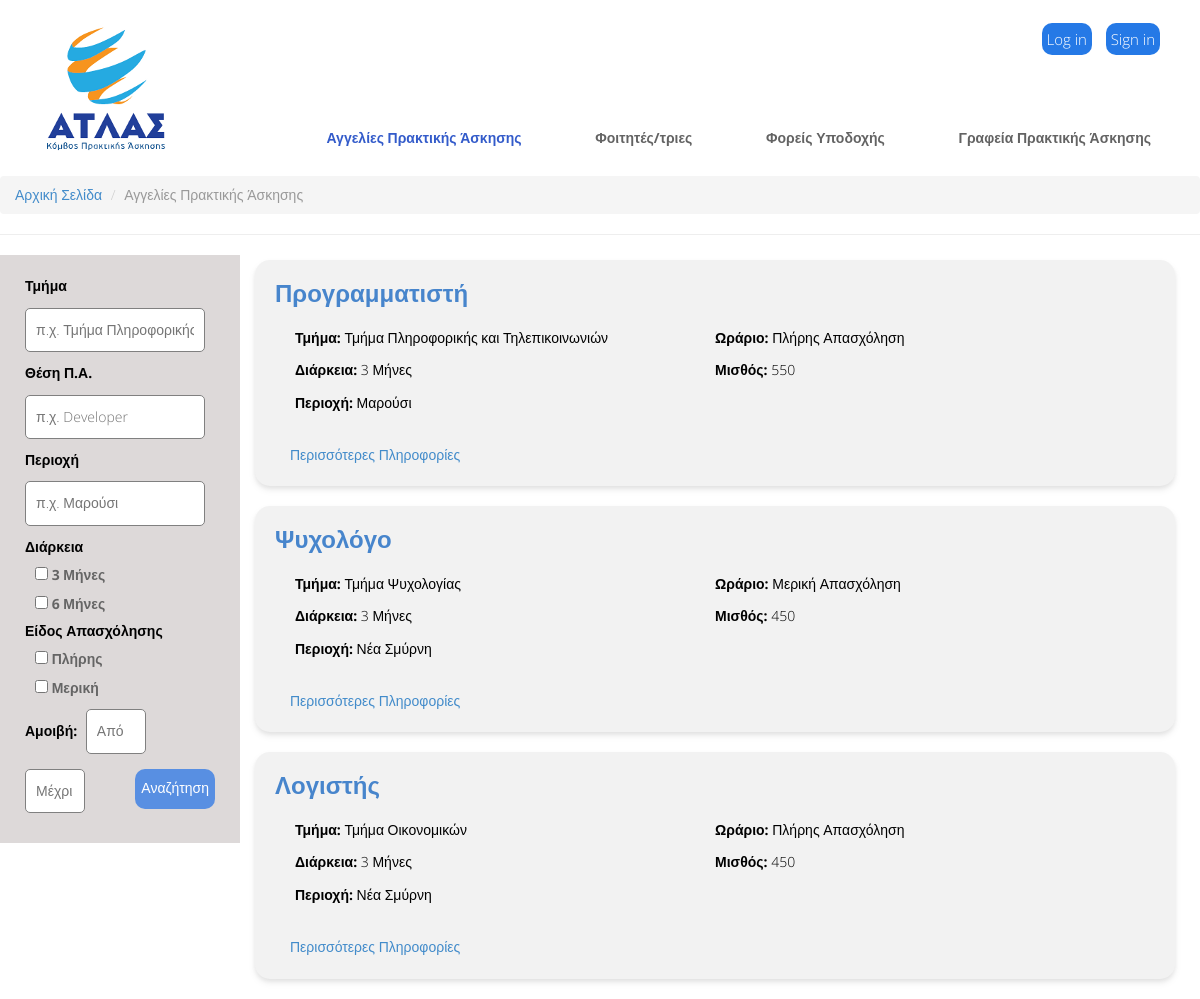
Screenshot of /aggelies.php with the database file from the repository.
### tables this page shows
CREATE TABLE `aggelies` (
  `id` int(11) NOT NULL,
  `Τμήμα` varchar(50) NOT NULL,
  `Θέση` varchar(50) NOT NULL,
  `Περιοχή` varchar(50) NOT NULL,
  `Διάρκεια` varchar(50) NOT NULL,
  `Ωράριο` varchar(50) NOT NULL,
  `Μισθός` int(11) NOT NULL,
  `Περιγραφή` text NOT NULL,
  `Ημ/νία` date NOT NULL DEFAULT current_timestamp(),
  `Κατάσταση` varchar(50) NOT NULL,
  `Θέσεις` int(11) NOT NULL,
  `id_forea` bigint(20) NOT NULL
);

### aggelies.php (the view, shortened to what this page needs)
<?php
$conn = new mysqli('localhost', 'root', '', 'sdi1900106');
$result	 = mysqli_query($conn, "SELECT * FROM aggelies WHERE aggelies.Κατάσταση = 'Υποβολή'");
?>
<!DOCTYPE html>
<html lang="en">
<head>
<link href="css/bootstrap.min.css" rel="stylesheet" />
<link href="css/fancybox/jquery.fancybox.css" rel="stylesheet">
<link href="css/jcarousel.css" rel="stylesheet" />
<link href="css/flexslider.css" rel="stylesheet" />
<link href="js/owl-carousel/owl.carousel.css" rel="stylesheet">
<link href="css/style.css" rel="stylesheet" />
</head>
<body>
<div id="wrapper">
	<header>
        <div style="background-color: #ffffff;" class="navbar navbar-default navbar-static-top">
            <div class="container">
                <div class="navbar-header">
                    <a class="navbar-default" href="index.php"><img src="img/atlas_logo.png" alt="logo"/></a>
                </div>
				<?php
				if($_SESSION["username"] == NULL){
				?>
				<div class="profile">
					<button onclick="window.location.href='login.html';" >Log in</button>
					<button onclick="window.location.href='signin.html';">Sign in</button>
				</div>
				<?php } else {
					?>  <div class="profile">
							<button onclick="window.location.href='profil.php';" ><?php echo $_SESSION["name"] ?></button>
							<a href="logout.php">Αποσύνδεση</a>
						</div>
					<?php
				} ?>
                <div class="navbar-collapse collapse ">
                    <ul class="nav navbar-nav">
						<ul class="dropdown"><a style="color: rgb(51, 91, 202);" href="aggelies.php">Αγγελίες Πρακτικής Άσκησης</a></ul>
						<ul class="dropdown">
							<a class="dropbtn" href="foitites.php">Φοιτητές/τριες </a>
						</ul>
						<ul class="dropdown">
							<a class="dropbtn" href="foreis.php">Φορείς Υποδοχής</a>
						</ul>
						<ul class="dropdown"><a href="grafeia.php">Γραφεία Πρακτικής Άσκησης</a></ul>
                    </ul>
                </div>
            </div>
        </div>
		  <nav aria-label="breadcrumb">
			<ol class="breadcrumb">
			  <li class="breadcrumb-item"><a href="index.php">Αρχική Σελίδα</a></li>
			  <li class="breadcrumb-item active" aria-current="page">Αγγελίες Πρακτικής Άσκησης</li>
			</ol>
		  </nav>
	</header>
    <hr>
    <section class="list">
        <div class="filter">
			<label for="Τμήμα">Τμήμα</label>
			<input type="text" onkeyup="myFunction('Τμήμα', 1)" id="Τμήμα" placeholder="π.χ. Τμήμα Πληροφορικής και Τηλεπικοινωνιών">
			<label for="Θέση Π.Α.">Θέση Π.Α.</label>
			<input type="text" onkeyup="myFunction('Θέση Π.Α.', 0)" id="Θέση Π.Α." placeholder="π.χ. Developer">
			<label for="Περιοχή">Περιοχή</label>
			<input type="text" onkeyup="myFunction('Περιοχή', 2)" id="Περιοχή" name="Περιοχή" placeholder="π.χ. Μαρούσι">
			<label for="Διάρκεια">Διάρκεια</label>
			<div>
				<input type="checkbox" onclick="myFunction('3 Μήνες', 3)" id="3 Μήνες" name="Διάρκεια" value="3">
				<label for="3 Μήνες">3 Μήνες</label>
			</div>
			<div>
				<input type="checkbox" onclick="myFunction('6 Μήνες', 3)" id="6 Μήνες" name="Διάρκεια" value="6">
				<label for="6 Μήνες">6 Μήνες</label>
			</div>
			<label for="Είδος Απασχόλησης">Είδος Απασχόλησης</label>
			<div>
				<input type="checkbox" onclick="myFunction('Πλήρης', 4)" id="Πλήρης" name="Είδος Απασχόλησης" value="Πλήρης Απασχόληση">
				<label for="Πλήρης">Πλήρης</label>
			</div>
			<div>
				<input type="checkbox" onclick="myFunction('Μερική', 4)" id="Μερική" name="Είδος Απασχόλησης" value="Μερική Απασχόληση">
				<label for="Μερική">Μερική</label>
			</div>
			<label for="Αμοιβή">Αμοιβή:</label>
			<input style="width: 30%;" onkeyup="myComparisonMore('Από', 5)" type="text" id="Από" name="Αμοιβή" placeholder="Από">
			<input style="width: 30%;" onkeyup="myComparisonLess('Μέχρι', 5)" type="text" id="Μέχρι" name="Αμοιβή" placeholder="Μέχρι">
			<input type="button" value="Αναζήτηση">
		</div>
		<div class="items" id="agglist">
		<?php
			if (mysqli_num_rows($result) > 0) {
			while($data = mysqli_fetch_assoc($result)) {
				if ($data['Θέσεις'] > 0) {
					?>
			<li>
				<a href="./aggelia.php?id=<?php echo $data['id'] ?>"><h3><?php echo $data['Θέση']; ?></h3></a>
				<div class="content-grid">
					<div>
						<p><b>Τμήμα:</b> <?php echo $data['Τμήμα']; ?></p>
						<p><b>Διάρκεια:</b> <?php echo $data['Διάρκεια']; ?> Μήνες</p>
						<p><b>Περιοχή:</b> <?php echo $data['Περιοχή']; ?></p>
					</div>
					<div>
						<p><b>Ωράριο:</b> <?php echo $data['Ωράριο']; ?></p>
						<p><b>Μισθός:</b> <?php echo $data['Μισθός']; ?></p>
					</div>
				</div>
				<div>
					<a style="margin-left: 15px;" href="./aggelia.php?id=<?php echo $data['id'] ?>">Περισσότερες Πληροφορίες</a>
				</div>
			</li>
			<?php
				}}} else { ?>
				<?php } ?>
		</div>
    </section>
</div>
</body>

### css/style.css (style rules this page uses)
body { font-family:'Open Sans', Arial, sans-serif; font-size:14px; font-weight:300; line-height:1.6em; color:#656565; }
h1,h2, h3, h4, h5, h6 { font-family:'Open Sans', Arial, sans-serif; font-weight:700; line-height:1.1em; color:#333; margin-bottom: 20px; }
.container { padding:0 20px 0 20px; position:relative; }
#wrapper { width:100%; margin:0; padding:0; }
header .navbar { margin-bottom: 0; }
.navbar-default { border: none; }
header .navbar-collapse ul.navbar-nav { float: right; margin-right: 0; margin-top: 6%; }
header .navbar-default { background-color: #FFFFFF; }
header .navbar { min-height: 70px; padding:18px 0; }
header .navbar-nav ul.dropdown { position: relative; display: inline-block; margin-right: 0; }
.dropdown > a { color: #636363; padding: 14px; padding-bottom: 6px; padding-top: 5px; margin-left: 2px; line-height: 30px; font-weight: 700; -webkit-transition: all .3s ease; -moz-transition: all .3s ease; -ms-transition: all .3s ease; -o-transition: all .3s ease; transition: all .3s ease; }
.dropbtn { color: #636363; padding: 14px; font-size: 14px; border: none; }
header .container .profile { float: right; }
.profile > button { margin-top: 5px; margin-right: 5px; margin-left: 5px; font-size: 15px; text-align: center; background-color: #2579e6; color: rgb(255, 255, 255); border: none; padding: 5px; border-radius: 10px; }
.list .filter { float: left; width: 20%; padding: 20px; height: 100%; background-color: rgb(221, 217, 217); }
.list .filter > label { color: #000; }
.list .filter > div > input[type=checkbox] { margin-left: 15px; }
.list .filter > input[type=text] { width: 90%; margin: 5px; padding: 10px; border: 1px solid gray; border-radius: 5px; margin-bottom: 10px; }
.list .filter > input[type=button] { color: white; background-color: rgb(88, 143, 226); width: fit-content; height: 40px; float: right; margin: 5px; border: none; border-radius: 10px; }
.list .filter > label { padding: none; margin-left: 5px; }
.list .items { float: left; width: 80%; padding-right: 20px; height: 100%; background-color: none; }
.list .items > li { display: block; background-color: #f2f2f2; padding: 20px; border-radius: 15px; color: #000; margin: 5px; margin-left: 15px; text-decoration: none; margin-bottom: 20px; filter: drop-shadow(0 4px 3px rgb(0 0 0 / 0.07)) drop-shadow(0 2px 2px rgb(0 0 0 / 0.06)); }
.list .items > li > div.content-grid { display: grid; grid-template-columns: 50% 50%; margin: 20px; }
.list .items > li > a { text-decoration: none; color: #000; }
.list .items > li > a > h3 { margin-top: 0; color: rgb(71, 133, 204); }

### rows the page displays
aggelies: Θέση "Προγραμματιστή", Τμήμα "Τμήμα Πληροφορικής και Τηλεπικοινωνιών", Διάρκεια "3", Περιοχή "Μαρούσι", Ωράριο "Πλήρης Απασχόληση", Μισθός "550"
aggelies: Θέση "Ψυχολόγο", Τμήμα "Τμήμα Ψυχολογίας", Διάρκεια "3", Περιοχή "Νέα Σμύρνη", Ωράριο "Μερική Απασχόληση", Μισθός "450"
aggelies: Θέση "Λογιστής", Τμήμα "Τμήμα Οικονομικών", Διάρκεια "3", Περιοχή "Νέα Σμύρνη", Ωράριο "Πλήρης Απασχόληση", Μισθός "450"
